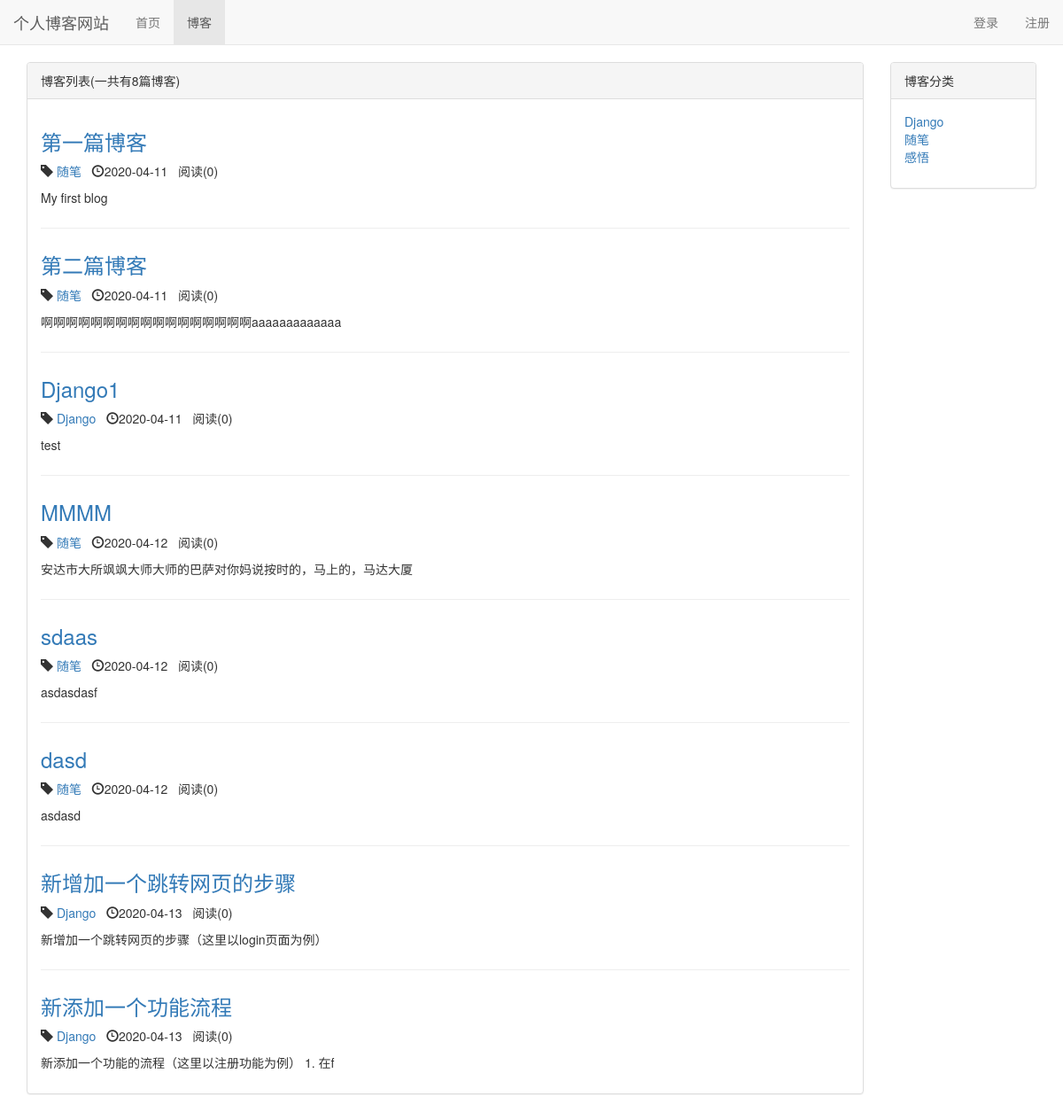
/blog/, run on an earlier commit of the app's database.
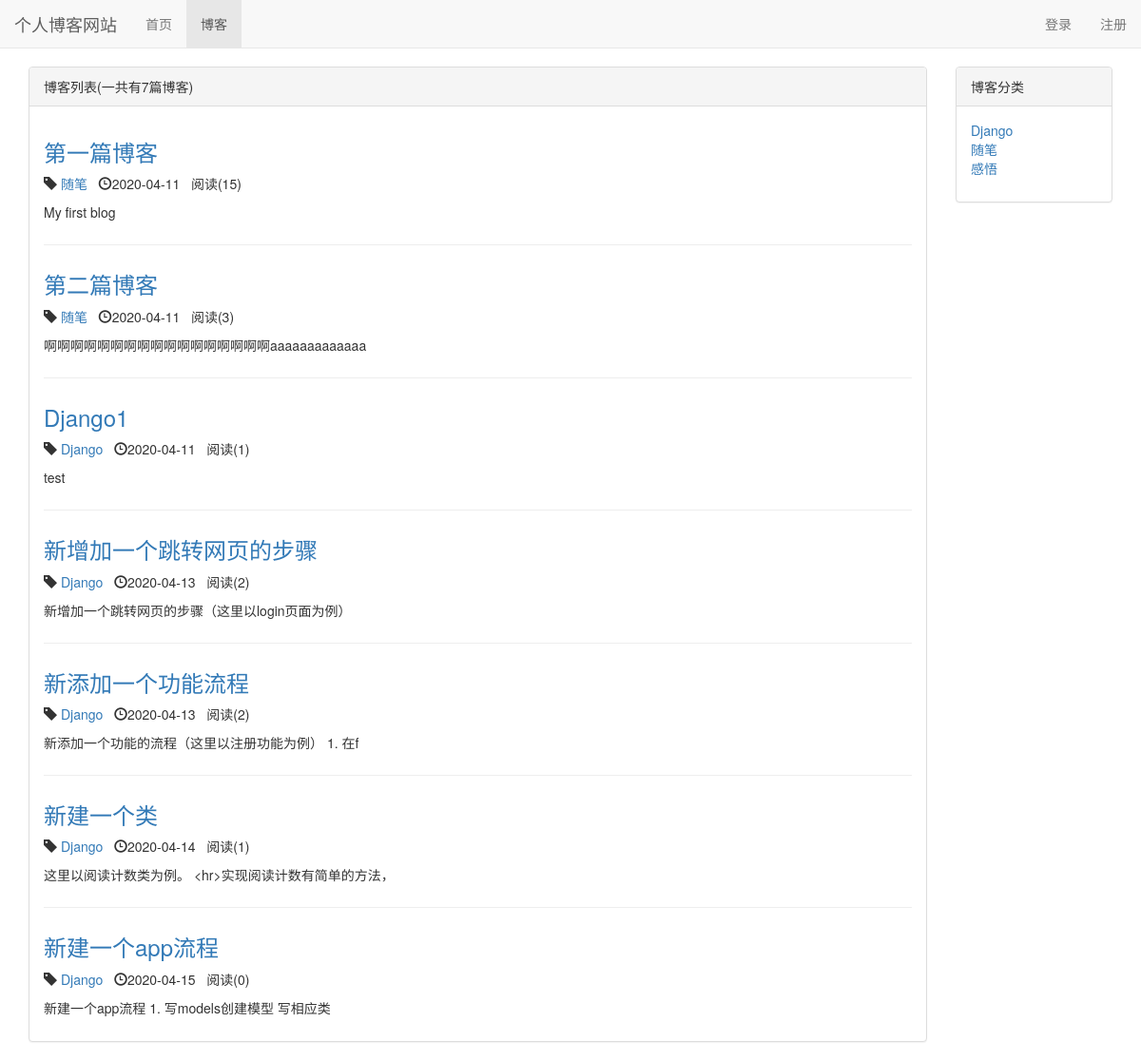
And on a later commit of the database.
### blog/models.py (models this page shows, shortened)
class Blog(models.Model,ReadNumExpandMethod):
    title = models.CharField(max_length=50)
    blog_type = models.ForeignKey(BlogType, on_delete=models.DO_NOTHING)
    content = models.TextField()
    author = models.ForeignKey(User, on_delete=models.DO_NOTHING)
    created_time = models.DateTimeField(auto_now_add=True)
    last_updated_time = models.DateTimeField(auto_now=True)

class BlogType(models.Model):
    type_name = models.CharField(max_length=15)
    def __str__(self):
        return self.type_name

### read_statistics/models.py (models this page shows)
class ReadNum(models.Model):
    read_num = models.IntegerField(default=0)
    content_type = models.ForeignKey(ContentType, on_delete=models.DO_NOTHING)
    object_id = models.PositiveIntegerField()
    content_object = GenericForeignKey('content_type', 'object_id')

### blog/views.py (the view)
# urls.py: path('',views.blog_list,name='blog_list'),
def blog_list(request):
    context={}
    context['blogs'] = Blog.objects.all()
    context['blog_types'] = BlogType.objects.all()
    return render(request,'blog/blog_list.html',context)

### read_statistics/models.py (called while the page is built)
    def get_read_num(self):
        ct = ContentType.objects.get_for_model(self)
        try:
            readnum = ReadNum.objects.get(content_type=ct, object_id=self.pk)
            return readnum.read_num
        except exceptions.ObjectDoesNotExist:
            return 0

### blog/templates/blog/blog_list.html (shortened to what this page needs)
{% extends 'base.html' %}
{% block nav_blog_active %}active{% endblock %}
{% load staticfiles %}
{% block header_extends %}
<link rel="stylesheet" href="{% static 'blog.css' %}">
{% endblock %}
{% block content%}
    <div class="container">
        <div class="row">
            <div class="col-sm-10">
                <div class="panel panel-default">
                  <div class="panel-heading">{% block blog_list_title %}博客列表(一共有{{ blogs|length }}篇博客){% endblock %}</div>
                      <div class="panel-body">
                        {% for blog in blogs %}
                          <div class="blog">
                              <h3><a href="{% url 'blog_detail' blog.pk %}">{{ blog.title }}</a></h3>
                              <p class="blog-info">
                                  <span class="glyphicon glyphicon-tag"></span>
                                  <a href="{% url 'blogs_with_type' blog.blog_type.pk %}">{{ blog.blog_type }}</a>&nbsp;&nbsp;
                                  <span class="glyphicon glyphicon-time"></span>{{ blog.created_time|date:"Y-m-d" }}&nbsp;&nbsp;
                                  <span>阅读({{ blog.get_read_num }})</span>
                              </p>
                            <p>{{ blog.content|truncatechars:30 }}</p>
                          </div>
                        {% empty %}
                          <div class="blog">
                            <h3>-- 暂无博客，敬请期待--</h3>
                          </div>
                        {% endfor %}
                      </div>
                </div>
            </div>
            <div class="hidden-xs col-sm-2">
                <div class="panel panel-default">
                  <div class="panel-heading">博客分类</div>
                  <div class="panel-body">
                    <ul class="blog-types">
                        {% for blog_type in blog_types %}
                        <li><a href="{% url 'blogs_with_type' blog_type.pk %}">{{ blog_type.type_name }}</a></li>
                        {% empty %}
                            <li>暂无分类</li>
                        {% endfor %}
                    </ul>
                  </div>
                </div>
            </div>
        </div>
    </div>
{% endblock %}

### templates/base.html (shortened to what this page needs)
{% load staticfiles %}
<!DOCTYPE html>
<html lang="zh-CN">
<head>
    <link rel="stylesheet" href="{% static 'base.css' %}">
    <link rel="stylesheet" href="{% static 'bootstrap-3.3.7/css/bootstrap.min.css' %}">
    {% block header_extends %}{% endblock %}
</head>
<body>
    <div class="navbar navbar-default navbar-fixed-top" role="navigation">
        <div class="container-fluid">
            <div class="navbar-header">
                <a class="navbar-brand" href="{% url 'home' %}">个人博客网站</a>
            </div>
            <div id="navbar-collapse" class="collapse navbar-collapse">
                <ul class="nav navbar-nav">
                    <li class="{% block nav_home_active %}{% endblock %}">
                        <a href="{% url 'home' %}">首页</a>
                    </li>
                    <li class="{% block nav_blog_active %}{% endblock %}">
                        <a href="{% url 'blog_list' %}">博客</a>
                    </li>
                </ul>
                    <ul class="nav navbar-nav navbar-right">
                        {% if not user.is_authenticated %}
                        <li><a href="{% url 'login' %}?from={{ request.get_full_path }}">登录</a></li>
                        <li><a href="{% url 'register' %}?from={{ request.get_full_path }}">注册</a></li>
                        {% endif %}
                    </ul>
            </div>
        </div>
    </div>
    {% block content %}{% endblock %}
</body>
</html>

### static/base.css (style rules this page uses)
* { margin: 0; padding: 0; }
body { margin-top: 70px!important; }

### static/blog.css (style rules this page uses)
ul.blog-types { list-style-type: none; }
div.blog:not(:last-child) { margin-bottom: 2em; padding-bottom: 1em; border-bottom: 1px solid #eee; }

What changed in the data, as far as the page shows it:
removed Blog: title "MMMM", blog_type "随笔", created_time "2020-04-12", get_read_num "0", content "安达市大所飒飒大师大师的巴萨对你妈说按时的，马上的，马达大厦"
removed Blog: title "sdaas", blog_type "随笔", created_time "2020-04-12", get_read_num "0", content "asdasdasf"
removed Blog: title "dasd", blog_type "随笔", created_time "2020-04-12", get_read_num "0", content "asdasd"
changed Blog "第一篇博客": get_read_num "0" → "15"
computed for Blog "第二篇博客": get_read_num "0" → "3"
computed for Blog "Django1": get_read_num "0" → "1"
computed for Blog "新增加一个跳转网页的步骤": get_read_num "0" → "2"
computed for Blog "新添加一个功能流程": get_read_num "0" → "2"
added Blog: title "新建一个类", blog_type "Django", created_time "2020-04-14", get_read_num "1", content "这里以阅读计数类为例。 <hr>实现阅读计数有简单的方法，"
added Blog: title "新建一个app流程", blog_type "Django", created_time "2020-04-15", get_read_num "0", content "新建一个app流程 1. 写models创建模型 写相应类"
Also different on the page:
{{ blogs|length }}: "8" → "7"
